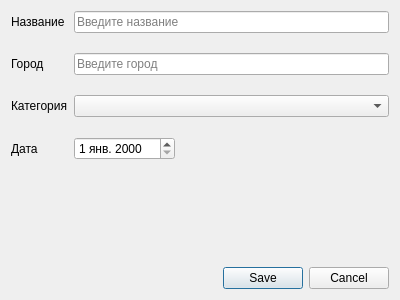
<?xml version="1.0" encoding="UTF-8"?>
<ui version="4.0">
 <class>CompetitionDialog</class>
 <widget class="QDialog" name="CompetitionDialog">
  <property name="geometry">
   <rect>
    <x>0</x>
    <y>0</y>
    <width>400</width>
    <height>300</height>
   </rect>
  </property>
  <property name="windowTitle">
   <string>Новое соревнование</string>
  </property>
  <layout class="QHBoxLayout" name="horizontalLayout_2">
   <item>
    <layout class="QVBoxLayout" name="verticalLayout_2">
     <item>
      <layout class="QFormLayout" name="formLayout">
       <property name="horizontalSpacing">
        <number>6</number>
       </property>
       <property name="verticalSpacing">
        <number>20</number>
       </property>
       <item row="0" column="0">
        <widget class="QLabel" name="nameLabel">
         <property name="text">
          <string>Название</string>
         </property>
        </widget>
       </item>
       <item row="0" column="1">
        <widget class="QLineEdit" name="nameEdit">
         <property name="placeholderText">
          <string>Введите название</string>
         </property>
        </widget>
       </item>
       <item row="1" column="0">
        <widget class="QLabel" name="surnameLabel">
         <property name="text">
          <string>Город</string>
         </property>
        </widget>
       </item>
       <item row="1" column="1">
        <widget class="QLineEdit" name="cityEdit">
         <property name="placeholderText">
          <string>Введите город</string>
         </property>
        </widget>
       </item>
       <item row="2" column="0">
        <widget class="QLabel" name="genderLabel">
         <property name="text">
          <string>Категория</string>
         </property>
        </widget>
       </item>
       <item row="2" column="1">
        <layout class="QHBoxLayout" name="horizontalLayout">
         <item>
          <widget class="QComboBox" name="categoryComboBox"/>
         </item>
        </layout>
       </item>
       <item row="3" column="1">
        <layout class="QHBoxLayout" name="horizontalLayout_3">
         <item>
          <widget class="QDateEdit" name="dateEdit">
           <property name="locale">
            <locale language="Russian" country="Russia"/>
           </property>
          </widget>
         </item>
         <item>
          <spacer name="horizontalSpacer_2">
           <property name="orientation">
            <enum>Qt::Horizontal</enum>
           </property>
           <property name="sizeHint" stdset="0">
            <size>
             <width>40</width>
             <height>20</height>
            </size>
           </property>
          </spacer>
         </item>
        </layout>
       </item>
       <item row="3" column="0">
        <widget class="QLabel" name="dataLabel">
         <property name="text">
          <string>Дата</string>
         </property>
        </widget>
       </item>
      </layout>
     </item>
     <item>
      <widget class="QDialogButtonBox" name="buttonBox">
       <property name="toolTip">
        <string/>
       </property>
       <property name="statusTip">
        <string/>
       </property>
       <property name="whatsThis">
        <string/>
       </property>
       <property name="accessibleName">
        <string/>
       </property>
       <property name="accessibleDescription">
        <string/>
       </property>
       <property name="styleSheet">
        <string notr="true"/>
       </property>
       <property name="standardButtons">
        <set>QDialogButtonBox::Cancel|QDialogButtonBox::Save</set>
       </property>
      </widget>
     </item>
    </layout>
   </item>
  </layout>
 </widget>
 <resources/>
 <connections/>
</ui>
